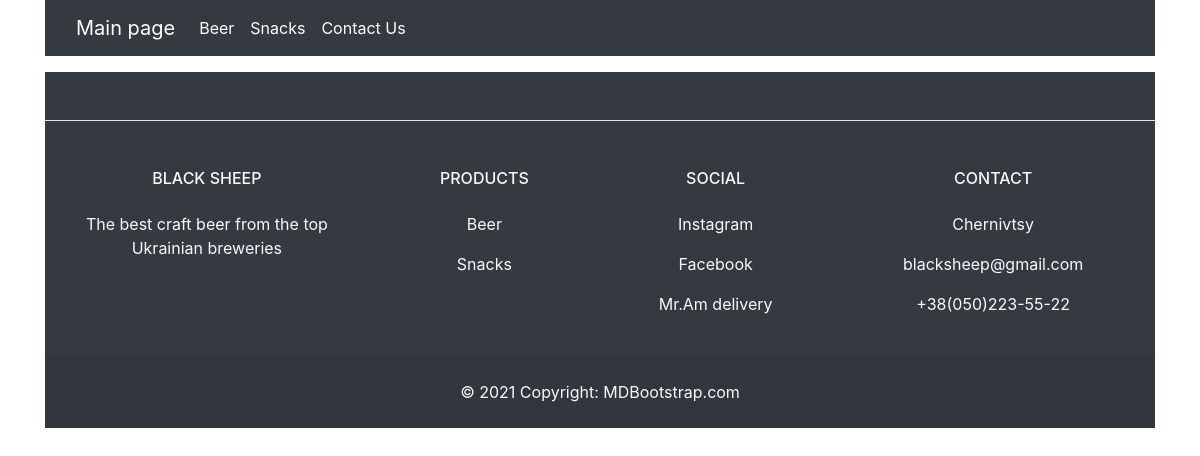
The app's page /, older data.
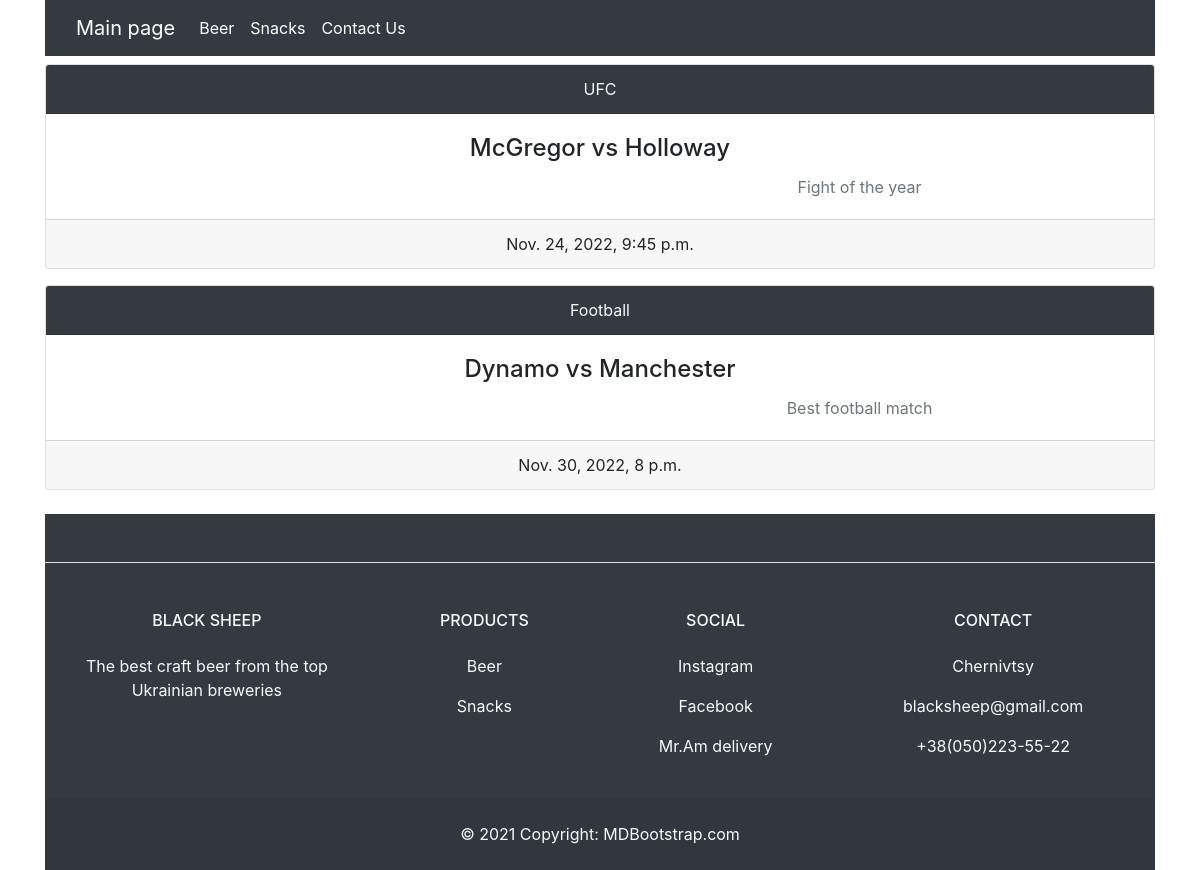
The same page, newer data.
### main/models.py (models this page shows, shortened)
class Event(models.Model):
    title = models.CharField(max_length=250)
    type = models.ForeignKey(SportType, on_delete=models.CASCADE)
    description = models.TextField(null=True, blank=True)
    date = models.DateTimeField()
    photo = models.ImageField(upload_to='photos/%Y/%m/', blank=True, null=True)

class SportType(models.Model):
    title = models.CharField(max_length=50)
    slug = models.SlugField(unique=True, null=True, blank=True)
    def __str__(self):
        return self.title

### main/views.py (the view)
# urls.py: path('', get_event, name='main'),
def get_event(request):
    event = Event.objects.all()
    return render(request, 'main/main.html', {'event': event, 'title': 'SPORT EVENTS'})

### main/templates/main/main.html (shortened to what this page needs)
{% extends 'base.html' %}
{% block content %}
<div class="col-lg-12 text-center my-2">
    {% for event in event %}
    <div class="card mb-3">
        <div class="card-header text-light bg-dark">
            {{ event.type }}
        </div>
        <div class="container text-center">
                <div class="card-body">
                    <h4 class=" card-title"> {{ event.title }}</h4>
                    <div class="container">
                        <div class="row">
                            <div class="col-lg-6">
                            </div>
                            <div class="col-lg-6">
                                <p class="card-text text-muted">{{ event.description }}</p>
                            </div>
                        </div>
                    </div>
                </div>
            </div>
            <div class="card-footer text-center">
                {{event.date}}
            </div>
    </div>
    {% endfor %}
</div>
{% endblock %}

Row changes from the older to the newer data that the page shows:
added Event: type "UFC", title "McGregor vs Holloway", description "Fight of the year", date "Nov. 24, 2022, 9:45 p.m."
added Event: type "Football", title "Dynamo vs Manchester", description "Best football match", date "Nov. 30, 2022, 8 p.m."
